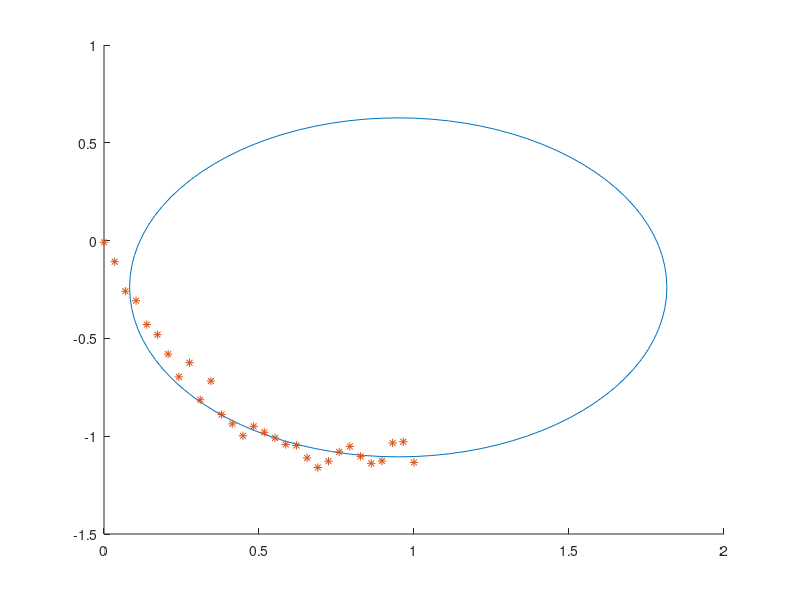

MATLAB code for this plot:
%circle fitting with specific data
%constructing A~ with 30 points 
a=ones(3,30);
a(1,:)=linspace(0,1,30);
a(2,:)=2*a(1,:).^2-3*a(1,:)+0.05*randn(size(a(1,:)));
a(3,:)=-0.5;
A=zeros(30,3);
b=zeros(30,1);
for i=1:30
    A(i,:)= transpose(2*a(:,i));
end
for i=1:30
    b(i,1)=a(1,i)^2+a(2,i)^2;
end
AT=transpose(A);
%solve by MATLAB property \
fit=(AT*A)\(AT*b);
disp(fit);
%solve by explicit formula 
d=double(AT)*double(A);
y=double(double(inv(d))*double(AT))*double(b);
disp(y);
%calculate the radius
rr=sqrt(y(1)^2+y(2)^2-y(3));

r=sqrt(fit(1)^2+fit(2)^2-fit(3));
disp(rr);
disp(r);
%%%
th=0:pi/50:2*pi;
xunit=rr*cos(th)+y(1);
yunit=rr*sin(th)+y(2);
%%%%
hold on
plot(xunit,yunit);
plot(a(1,:),a(2,:),'*');
hold off

